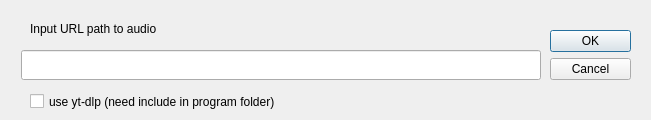
<?xml version="1.0" encoding="UTF-8"?>
<ui version="4.0">
 <class>DialogUrl</class>
 <widget class="QDialog" name="DialogUrl">
  <property name="geometry">
   <rect>
    <x>0</x>
    <y>0</y>
    <width>651</width>
    <height>120</height>
   </rect>
  </property>
  <property name="windowTitle">
   <string>Dialog</string>
  </property>
  <widget class="QDialogButtonBox" name="buttonBox">
   <property name="geometry">
    <rect>
     <x>550</x>
     <y>30</y>
     <width>81</width>
     <height>70</height>
    </rect>
   </property>
   <property name="orientation">
    <enum>Qt::Vertical</enum>
   </property>
   <property name="standardButtons">
    <set>QDialogButtonBox::Cancel|QDialogButtonBox::Ok</set>
   </property>
  </widget>
  <widget class="QLineEdit" name="lineEdit">
   <property name="geometry">
    <rect>
     <x>21</x>
     <y>50</y>
     <width>520</width>
     <height>30</height>
    </rect>
   </property>
  </widget>
  <widget class="QLabel" name="label">
   <property name="geometry">
    <rect>
     <x>30</x>
     <y>20</y>
     <width>151</width>
     <height>17</height>
    </rect>
   </property>
   <property name="text">
    <string>Input URL path to audio</string>
   </property>
  </widget>
  <widget class="QCheckBox" name="checkBox">
   <property name="geometry">
    <rect>
     <x>30</x>
     <y>90</y>
     <width>261</width>
     <height>23</height>
    </rect>
   </property>
   <property name="text">
    <string>use yt-dlp (need include in program folder)</string>
   </property>
  </widget>
 </widget>
 <resources/>
 <connections>
  <connection>
   <sender>buttonBox</sender>
   <signal>accepted()</signal>
   <receiver>DialogUrl</receiver>
   <slot>accept()</slot>
   <hints>
    <hint type="sourcelabel">
     <x>248</x>
     <y>254</y>
    </hint>
    <hint type="destinationlabel">
     <x>157</x>
     <y>274</y>
    </hint>
   </hints>
  </connection>
  <connection>
   <sender>buttonBox</sender>
   <signal>rejected()</signal>
   <receiver>DialogUrl</receiver>
   <slot>reject()</slot>
   <hints>
    <hint type="sourcelabel">
     <x>316</x>
     <y>260</y>
    </hint>
    <hint type="destinationlabel">
     <x>286</x>
     <y>274</y>
    </hint>
   </hints>
  </connection>
 </connections>
</ui>
